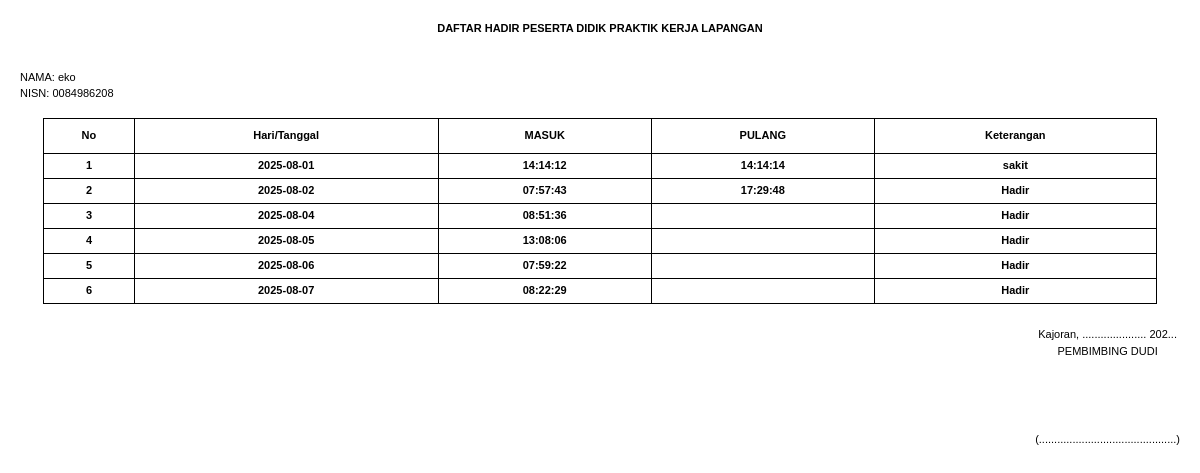
Page /pages/laporan/daftarhadir.php?id_siswa=1 on the committed database.
### tables this page shows
CREATE TABLE `siswa` (
  `id_siswa` int(11) NOT NULL,
  `nis` varchar(15) NOT NULL,
  `nisn` varchar(15) NOT NULL,
  `nama_siswa` varchar(50) NOT NULL,
  `no_wa` varchar(20) NOT NULL,
  `kelas` varchar(10) NOT NULL,
  `pro_keahlian` varchar(50) NOT NULL,
  `TL` text NOT NULL,
  `TTGL` date NOT NULL DEFAULT current_timestamp(),
  `id_sekolah` int(11) NOT NULL,
  `id_perusahaan` int(11) NOT NULL,
  `tanggal_mulai` date NOT NULL,
  `tanggal_selesai` date NOT NULL,
  `id_pembimbing` int(11) NOT NULL,
  `id_guru` int(11) NOT NULL,
  `username` varchar(20) NOT NULL,
  `password` varchar(20) NOT NULL
);

CREATE TABLE `absen` (
  `id_absen` int(11) NOT NULL,
  `id_siswa` int(11) NOT NULL,
  `jam_masuk` time NOT NULL,
  `jam_keluar` time DEFAULT NULL,
  `tanggal` date NOT NULL,
  `keterangan` text DEFAULT NULL,
  `ip_address` varchar(50) DEFAULT NULL,
  `ip_address_keluar` varchar(50) DEFAULT NULL,
  `lokasi` text DEFAULT NULL,
  `lokasi_keluar` text DEFAULT NULL,
  `kota` varchar(100) DEFAULT NULL,
  `kota_keluar` varchar(100) DEFAULT NULL,
  `isp` varchar(100) DEFAULT NULL,
  `isp_keluar` varchar(100) DEFAULT NULL,
  `koordinat` varchar(50) DEFAULT NULL,
  `koordinat_keluar` varchar(50) DEFAULT NULL
);

### pages/laporan/daftarhadir.php (the view, shortened to what this page needs)
<?php
include('../../koneksi.php');
$id_siswa = $_GET['id_siswa'] ?? null;
$query_siswa = "
    SELECT
        s.nama_siswa,
        s.nisn
    FROM
        siswa s
    WHERE
        s.id_siswa = ?
";
$stmt_siswa = $coneksi->prepare($query_siswa);
$stmt_siswa->bind_param("i", $id_siswa);
$stmt_siswa->execute();
$result_siswa = $stmt_siswa->get_result();
if ($result_siswa->num_rows > 0) {
    $data_siswa = $result_siswa->fetch_assoc();
    $nama_siswa = htmlspecialchars($data_siswa['nama_siswa']);
    $nisn = htmlspecialchars($data_siswa['nisn']);
} else {
    echo "Data siswa tidak ditemukan.";
    exit();
}
$query_absen = "
    SELECT
        a.tanggal,
        a.jam_masuk,
        a.jam_keluar,
        a.keterangan
    FROM
        absen a
    WHERE
        a.id_siswa = ?
    ORDER BY a.tanggal
";
$stmt_absen = $coneksi->prepare($query_absen);
$stmt_absen->bind_param("i", $id_siswa);
$stmt_absen->execute();
$result_absen = $stmt_absen->get_result();
$kehadiran = [];
while ($row = $result_absen->fetch_assoc()) {
    $kehadiran[] = $row;
}
?>
<!DOCTYPE html>
<html lang="en">
<head>
    <script src="https://cdn.tailwindcss.com"></script>
</head>
<body>
    <div class="printable">
        <div class="text-center mb-8">
            <p class="font-bold style9">DAFTAR HADIR PESERTA DIDIK PRAKTIK KERJA LAPANGAN</p>
        </div>
        <table cellspacing="2">
            <div class="style9 mb-4">
                <p>NAMA: <?php echo $nama_siswa; ?></p>
                <p>NISN: <?php echo $nisn; ?></p>
            </div>
        </table>
        <table width="96%" border="1" align="center" cellpadding="3" cellspacing="0" class="style9">
            <thead>
                <tr height="35">
                    <th class="left bottom top">No</th>
                    <th class="left bottom top">Hari/Tanggal</th>
                    <th class="left bottom top">MASUK</th>
                    <th class="left bottom top">PULANG</th>
                    <th class="left bottom top right">Keterangan</th>
                </tr>
            </thead>
            <tbody>
                <?php
                $no = 1;
                foreach ($kehadiran as $record) {
                    echo "<tr height='25' class='style27'>
                        <td class='top bottom left text-center'>{$no}</td>
                        <td class='top bottom left text-center'>" . htmlspecialchars($record['tanggal']) . "</td>
                        <td class='top bottom left text-center'>" . htmlspecialchars($record['jam_masuk']) . "</td>
                        <td class='top bottom left text-center'>" . htmlspecialchars($record['jam_keluar'] ?? '') . "</td>
                        <td class='top bottom left right text-center'>" . htmlspecialchars($record['keterangan']) . "</td>
                    </tr>";
                    $no++;
                }
                ?>
                <tr>
                    <td colspan="5">&nbsp;</td>
                </tr>
            </tbody>
        </table>
        <div class="flex justify-end items-center mb-8">
            <div class="text-center">
                <div class="style9">Kajoran, ..................... 202...</div>
                <div class="style9">PEMBIMBING DUDI</div>
                <br><br><br>
                <div class="style9">(.............................................)</div>
            </div>
        </div>
    </div>
</body>
</html>

### pages/laporan/daftarhadir.php (style rules this page uses)
.printable { margin: 20px; }
.style9 { font-family: Verdana, Arial, Helvetica, sans-serif; font-size: 11px; }
.style27 { font-family: Verdana, Arial, Helvetica, sans-serif; font-size: 11px; font-weight: bold; }
.top { border-top: 1px solid #000000; }
.bottom { border-bottom: 1px solid #000000; }
.left { border-left: 1px solid #000000; }
.right { border-right: 1px solid #000000; }

### rows in the picture
siswa: nama_siswa "eko", nisn "0084986208"
absen: tanggal "2025-08-01", jam_masuk "14:14:12", jam_keluar "14:14:14", keterangan "sakit"
absen: tanggal "2025-08-02", jam_masuk "07:57:43", jam_keluar "17:29:48", keterangan "Hadir"
absen: tanggal "2025-08-04", jam_masuk "08:51:36", keterangan "Hadir"
absen: tanggal "2025-08-05", jam_masuk "13:08:06", keterangan "Hadir"
absen: tanggal "2025-08-06", jam_masuk "07:59:22", keterangan "Hadir"
absen: tanggal "2025-08-07", jam_masuk "08:22:29", keterangan "Hadir"
